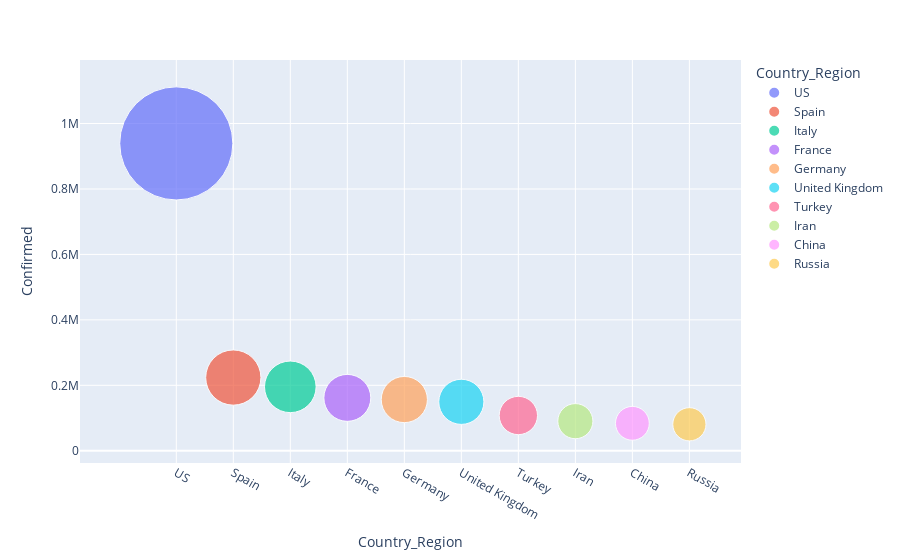

This figure's notebook cell:
### Code cell
fig.show()

### Figure 1 — Plotly figure (JSON) as saved in the notebook; plotly's stock layout.template omitted (floating-point values rounded to 4 significant figures)
{"data": [{"hovertemplate": "<b>%{hovertext}</b><br><br>Country_Region=%{x}<br>Confirmed=%{marker.size}<extra></extra>", "hovertext": ["US"], "legendgroup": "US", "marker": {"color": "#636efa", "size": [939249], "sizemode": "area", "sizeref": 146.8, "symbol": "circle"}, "mode": "markers", "name": "US", "showlegend": true, "type": "scatter", "x": ["US"], "xaxis": "x", "y": [939249], "yaxis": "y"}, {"hovertemplate": "<b>%{hovertext}</b><br><br>Country_Region=%{x}<br>Confirmed=%{marker.size}<extra></extra>", "hovertext": ["Spain"], "legendgroup": "Spain", "marker": {"color": "#EF553B", "size": [223759], "sizemode": "area", "sizeref": 146.8, "symbol": "circle"}, "mode": "markers", "name": "Spain", "showlegend": true, "type": "scatter", "x": ["Spain"], "xaxis": "x", "y": [223759], "yaxis": "y"}, {"hovertemplate": "<b>%{hovertext}</b><br><br>Country_Region=%{x}<br>Confirmed=%{marker.size}<extra></extra>", "hovertext": ["Italy"], "legendgroup": "Italy", "marker": {"color": "#00cc96", "size": [195351], "sizemode": "area", "sizeref": 146.8, "symbol": "circle"}, "mode": "markers", "name": "Italy", "showlegend": true, "type": "scatter", "x": ["Italy"], "xaxis": "x", "y": [195351], "yaxis": "y"}, {"hovertemplate": "<b>%{hovertext}</b><br><br>Country_Region=%{x}<br>Confirmed=%{marker.size}<extra></extra>", "hovertext": ["France"], "legendgroup": "France", "marker": {"color": "#ab63fa", "size": [161644], "sizemode": "area", "sizeref": 146.8, "symbol": "circle"}, "mode": "markers", "name": "France", "showlegend": true, "type": "scatter", "x": ["France"], "xaxis": "x", "y": [161644], "yaxis": "y"}, {"hovertemplate": "<b>%{hovertext}</b><br><br>Country_Region=%{x}<br>Confirmed=%{marker.size}<extra></extra>", "hovertext": ["Germany"], "legendgroup": "Germany", "marker": {"color": "#FFA15A", "size": [156513], "sizemode": "area", "sizeref": 146.8, "symbol": "circle"}, "mode": "markers", "name": "Germany", "showlegend": true, "type": "scatter", "x": ["Germany"], "xaxis": "x", "y": [156513], "yaxis": "y"}, {"hovertemplate": "<b>%{hovertext}</b><br><br>Country_Region=%{x}<br>Confirmed=%{marker.size}<extra></extra>", "hovertext": ["United Kingdom"], "legendgroup": "United Kingdom", "marker": {"color": "#19d3f3", "size": [149569], "sizemode": "area", "sizeref": 146.8, "symbol": "circle"}, "mode": "markers", "name": "United Kingdom", "showlegend": true, "type": "scatter", "x": ["United Kingdom"], "xaxis": "x", "y": [149569], "yaxis": "y"}, {"hovertemplate": "<b>%{hovertext}</b><br><br>Country_Region=%{x}<br>Confirmed=%{marker.size}<extra></extra>", "hovertext": ["Turkey"], "legendgroup": "Turkey", "marker": {"color": "#FF6692", "size": [107773], "sizemode": "area", "sizeref": 146.8, "symbol": "circle"}, "mode": "markers", "name": "Turkey", "showlegend": true, "type": "scatter", "x": ["Turkey"], "xaxis": "x", "y": [107773], "yaxis": "y"}, {"hovertemplate": "<b>%{hovertext}</b><br><br>Country_Region=%{x}<br>Confirmed=%{marker.size}<extra></extra>", "hovertext": ["Iran"], "legendgroup": "Iran", "marker": {"color": "#B6E880", "size": [90481], "sizemode": "area", "sizeref": 146.8, "symbol": "circle"}, "mode": "markers", "name": "Iran", "showlegend": true, "type": "scatter", "x": ["Iran"], "xaxis": "x", "y": [90481], "yaxis": "y"}, {"hovertemplate": "<b>%{hovertext}</b><br><br>Country_Region=%{x}<br>Confirmed=%{marker.size}<extra></extra>", "hovertext": ["China"], "legendgroup": "China", "marker": {"color": "#FF97FF", "size": [83909], "sizemode": "area", "sizeref": 146.8, "symbol": "circle"}, "mode": "markers", "name": "China", "showlegend": true, "type": "scatter", "x": ["China"], "xaxis": "x", "y": [83909], "yaxis": "y"}, {"hovertemplate": "<b>%{hovertext}</b><br><br>Country_Region=%{x}<br>Confirmed=%{marker.size}<extra></extra>", "hovertext": ["Russia"], "legendgroup": "Russia", "marker": {"color": "#FECB52", "size": [80949], "sizemode": "area", "sizeref": 146.8, "symbol": "circle"}, "mode": "markers", "name": "Russia", "showlegend": true, "type": "scatter", "x": ["Russia"], "xaxis": "x", "y": [80949], "yaxis": "y"}], "layout": {"legend": {"itemsizing": "constant", "title": {"text": "Country_Region"}, "tracegroupgap": 0}, "margin": {"t": 60}, "xaxis": {"anchor": "y", "categoryarray": ["US", "Spain", "Italy", "France", "Germany", "United Kingdom", "Turkey", "Iran", "China", "Russia"], "categoryorder": "array", "domain": [0, 1], "title": {"text": "Country_Region"}}, "yaxis": {"anchor": "x", "domain": [0, 1], "title": {"text": "Confirmed"}}}}
